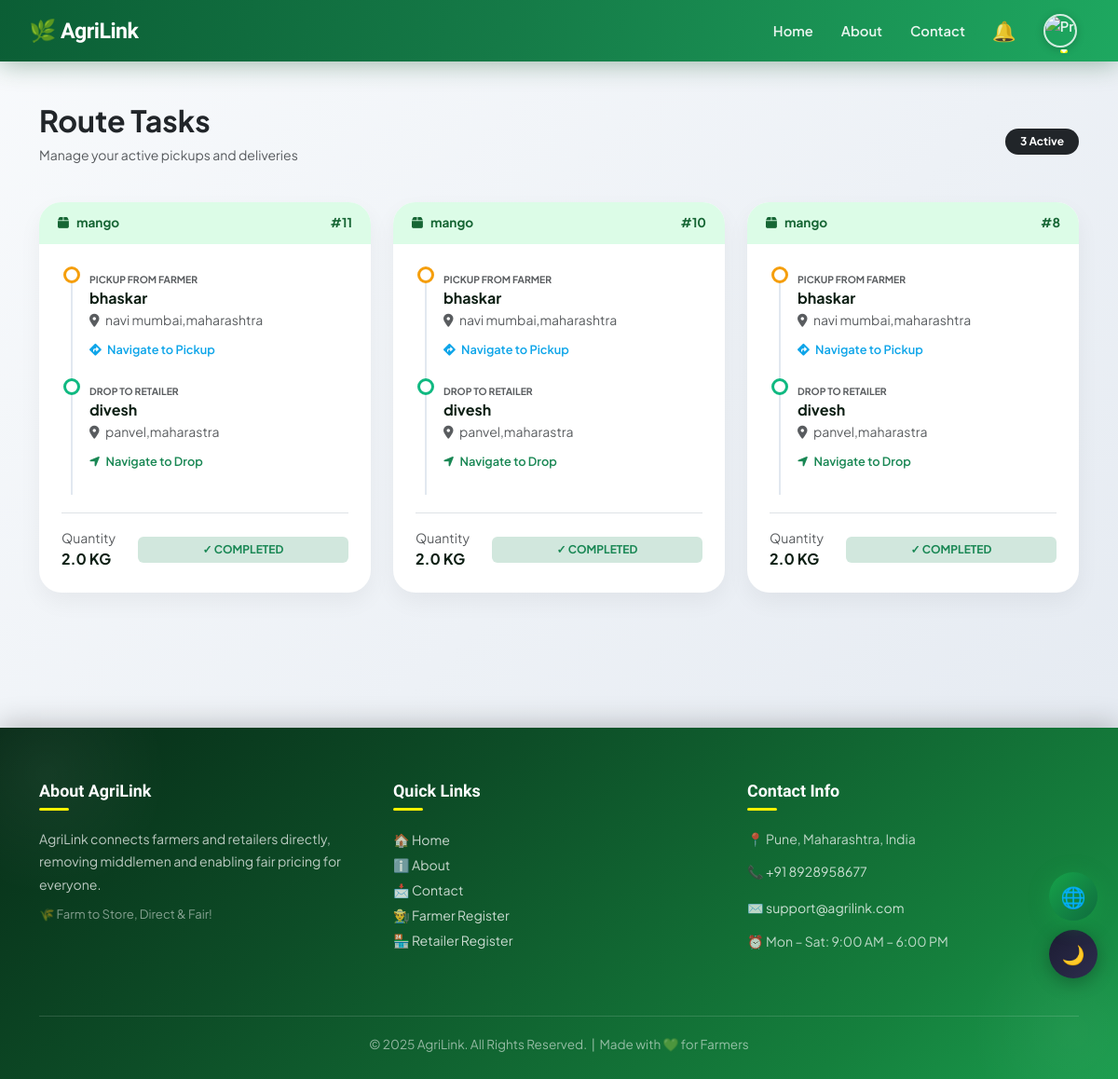
Before: /driver/sample-deliveries/ (signed in) with the older database file.
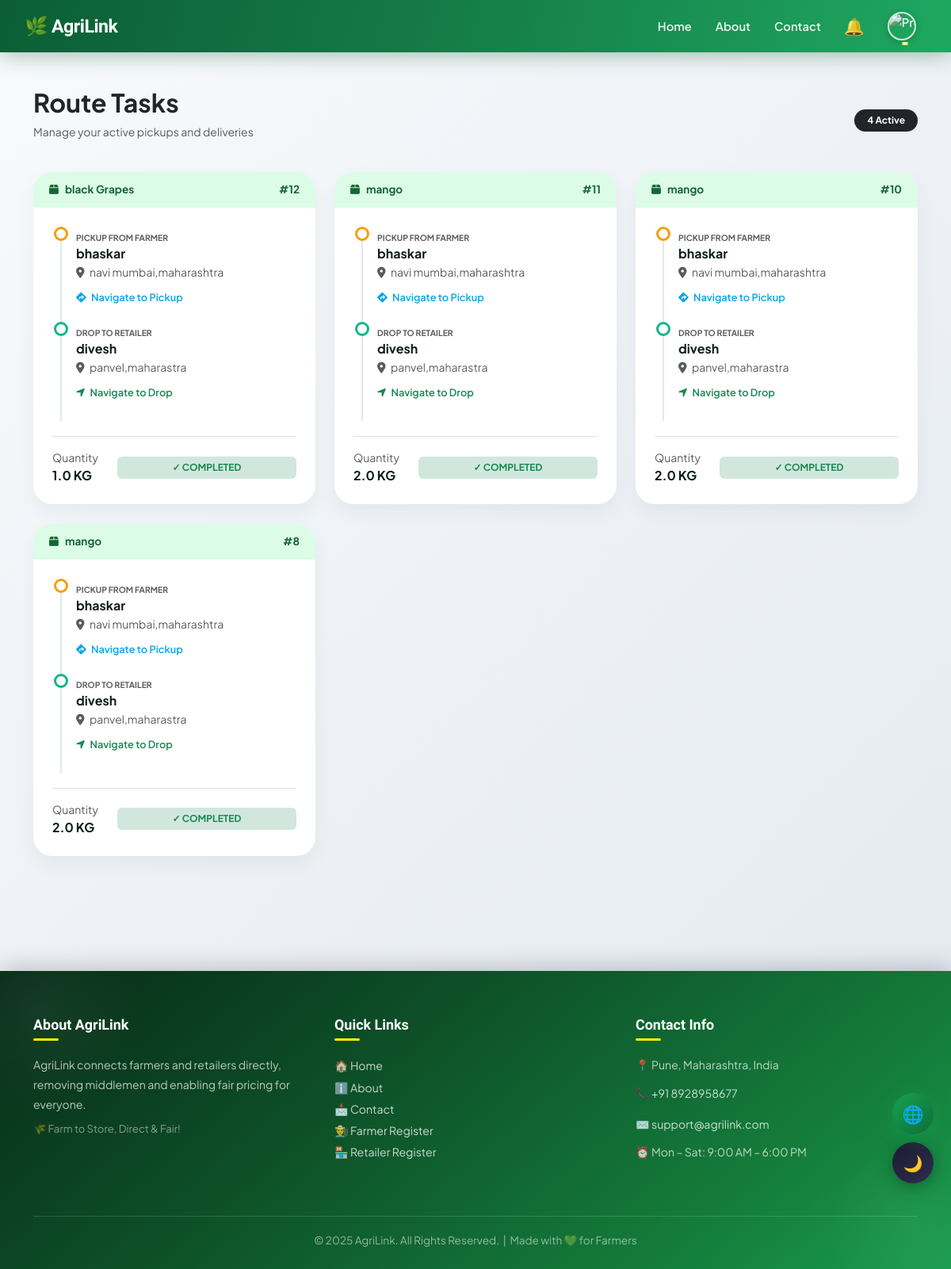
After: the same page with the newer database file.
### projectapp/models.py (models this page shows, shortened)
class SampleRequest(models.Model):
    STATUS_CHOICES = [
        ('pending', 'Pending'),
        ('approved', 'Approved'),
        ('rejected', 'Rejected'),
        ('picked', 'Picked'),
        ('delivered', 'Delivered'),
        ('expired', 'Expired'),
    ]
    QUANTITY_CHOICES = [
        (1, '1 kg'),
        (2, '2 kg'),
        (5, '5 kg'),
    ]
    product = models.ForeignKey('Product', on_delete=models.CASCADE)
    farmer = models.ForeignKey('Farmer', on_delete=models.CASCADE)
    retailer = models.ForeignKey('Retailer', on_delete=models.CASCADE)
    driver = models.ForeignKey('Driver', on_delete=models.SET_NULL, null=True, blank=True)
    quantity = models.FloatField(default=2, choices=[(1.0,'1 kg'),(2.0,'2 kg'),(5.0,'5 kg')])
    status = models.CharField(max_length=20, choices=STATUS_CHOICES, default='pending')
    sample_charge = models.FloatField(default=50.0)
    charge_paid = models.BooleanField(default=False)
    charge_refunded = models.BooleanField(default=False)
    expiry_date = models.DateTimeField(null=True, blank=True)
    rating = models.IntegerField(null=True, blank=True)
    review = models.TextField(null=True, blank=True)
    created_at = models.DateTimeField(auto_now_add=True)
    delivered_at = models.DateTimeField(null=True, blank=True)

class Product(models.Model):
    product = models.CharField(max_length=100)
    description = models.TextField()
    created_at = models.DateTimeField(default=timezone.now)
    price = models.FloatField()
    latitude = models.FloatField(null=True, blank=True)  # 🆕
    longitude = models.FloatField(null=True, blank=True)  # 🆕
    quantity = models.IntegerField()
    location = models.CharField(max_length=50)
    image = models.ImageField(upload_to='product_images/', blank=True, null=True)
    farmer = models.ForeignKey('Farmer', on_delete=models.CASCADE, related_name='products')

class Farmer(models.Model):
    name = models.CharField(max_length=100)
    email = models.EmailField()
    password = models.CharField(max_length=100)
    contact = models.CharField(max_length=20)
    address = models.TextField()
    gender = models.CharField(max_length=10)
    first_login = models.BooleanField(default=True)
    profile_image = models.ImageField(upload_to='profiles/', default='profiles/default.jpg')
    bank_account_number = models.CharField(max_length=20, blank=True, null=True)
    ifsc_code = models.CharField(max_length=15, blank=True, null=True)

class Retailer(models.Model):
    name = models.CharField(max_length=100)
    email = models.EmailField(unique=True)
    password = models.CharField(max_length=128)
    contact = models.CharField(max_length=15)
    address = models.TextField()
    city = models.CharField(max_length=50, blank=True, null=True)
    pincode = models.CharField(max_length=6, blank=True, null=True)
    gender = models.CharField(max_length=10)
    shop_number = models.CharField(max_length=50)
    gst_number = models.CharField(max_length=15)
    first_login = models.BooleanField(default=True)
    profile_image = models.ImageField(upload_to='profiles/', default='profiles/default.jpg')
    email_verified = models.BooleanField(default=False)
    email_otp = models.CharField(max_length=6, blank=True, null=True)
    latitude = models.FloatField(null=True, blank=True)   # 🆕
    longitude = models.FloatField(null=True, blank=True)  # 🆕

### projectapp/views.py (the view)
def driver_sample_deliveries(request):
    if request.session.get("user_type") != "driver":
        return redirect("driver_login")
    driver_id = request.session.get("id")
    if not driver_id:
        return redirect("driver_login")
    driver = Driver.objects.get(id=driver_id)
    samples = SampleRequest.objects.filter(
        driver=driver
    ).order_by("-id")
    return render(request, "driver_sample_deliveries.html", {
        "samples": samples
    })

### projectapp/context_processors.py (called while the page is built)
def navbar_notifications(request):
    user_type = request.session.get('user_type')
    name = request.session.get('name')
    notes = []
    if user_type == "farmer" and name:
        notes = Notification.objects.filter(receiver_farmer__name=name, is_read=False).order_by('-timestamp')
    elif user_type == "retailer" and name:
        notes = Notification.objects.filter(receiver_retailer__name=name, is_read=False).order_by('-timestamp')
    elif user_type == "driver" and name:
        notes = Notification.objects.filter(receiver_driver__name=name, is_read=False).order_by('-timestamp')
    return {'navbar_notes': notes, 'user_type': user_type}

### projectapp/templates/driver_sample_deliveries.html (shortened to what the changed rows need)
{% extends "master.html" %}
{% block body %}
<link rel="stylesheet" href="https://cdnjs.cloudflare.com/ajax/libs/font-awesome/6.4.0/css/all.min.css">
<div class="container delivery-container">
    <div class="row mb-4 align-items-center">
        <div class="col-8">
            <h2 class="fw-bold text-dark">Route Tasks</h2>
        </div>
        <div class="col-4 text-end">
            <span class="badge bg-dark rounded-pill px-3 py-2">{{ samples|length }} Active</span>
        </div>
    </div>
    <div class="row">
        {% for s in samples %}
        <div class="col-md-6 col-lg-4">
            <div class="task-card">
                <div class="status-banner
                    {% if s.status == 'approved' %}status-approved
                    {% elif s.status == 'picked' %}status-picked
                    {% else %}status-delivered{% endif %}">
                    <span><i class="fas fa-box me-2"></i>{{ s.product.product }}</span>
                    <span>#{{ s.id }}</span>
                </div>
                <div class="p-4">
                    <div class="delivery-timeline">
                        <div class="timeline-item">
                            <div class="timeline-icon" style="border-color: var(--delivery-orange);"></div>
                            <small class="text-muted text-uppercase fw-bold" style="font-size: 0.65rem;">Pickup from Farmer</small>
                            <h6 class="fw-bold mb-1">{{ s.farmer.name }}</h6>
                            <p class="small text-muted mb-2"><i class="fas fa-map-marker-alt me-1"></i> {{ s.farmer.address }}</p>
                            <a href="https://www.google.com/maps/search/{{ s.farmer.address|urlencode }}" target="_blank" class="nav-link-btn">
                                <i class="fas fa-directions me-1"></i> Navigate to Pickup
                            </a>
                        </div>
                        <div class="timeline-item mb-0">
                            <div class="timeline-icon" style="border-color: var(--delivery-green);"></div>
                            <small class="text-muted text-uppercase fw-bold" style="font-size: 0.65rem;">Drop to Retailer</small>
                            <h6 class="fw-bold mb-1">{{ s.retailer.name }}</h6>
                            <p class="small text-muted mb-2"><i class="fas fa-map-marker-alt me-1"></i> {{ s.retailer.address }}</p>
                            <a href="https://www.google.com/maps/search/{{ s.retailer.address|urlencode }}" target="_blank" class="nav-link-btn text-success">
                                <i class="fas fa-location-arrow me-1"></i> Navigate to Drop
                            </a>
                        </div>
                    </div>
                    <div class="mt-4 pt-3 border-top d-flex justify-content-between align-items-center">
                        <div>
                            <small class="text-muted d-block">Quantity</small>
                            <span class="fw-bold">{{ s.quantity }} KG</span>
                        </div>
                        <div class="flex-grow-1 ms-4">
                            {% if s.status == "approved" %}
                                <a href="{% url 'driver_mark_sample_picked' s.id %}" class="btn btn-primary btn-action w-100 shadow-sm">
                                    Confirm Pickup
                                </a>
                            {% elif s.status == "picked" %}
                                <a href="{% url 'deliver_sample_complete' s.id %}" class="btn btn-success btn-action w-100 shadow-sm">
                                    Confirm Delivery
                                </a>
                            {% else %}
                                <div class="text-center">
                                    <span class="badge bg-success-subtle text-success w-100 py-2">✓ COMPLETED</span>
                                </div>
                            {% endif %}
                        </div>
                    </div>
                </div>
            </div>
        </div>
        {% empty %}
        <div class="col-12 text-center py-5">
            <i class="fas fa-truck-loading fa-3x text-muted mb-3"></i>
            <h4 class="text-muted">No active deliveries assigned.</h4>
            <a href="/driver_dashboard/" class="btn btn-outline-primary btn-sm rounded-pill mt-2">Back to Dashboard</a>
        </div>
        {% endfor %}
    </div>
</div>
{% endblock %}

Changed rows visible on the page:
added SampleRequest: product.product "black Grapes", id "12", farmer.name "bhaskar", farmer.address "navi mumbai,maharashtra", retailer.name "divesh", retailer.address "panvel,maharastra", quantity "1.0", status "✓ COMPLETED"
Other visible differences:
{{ samples|length }}: "3" → "4"
